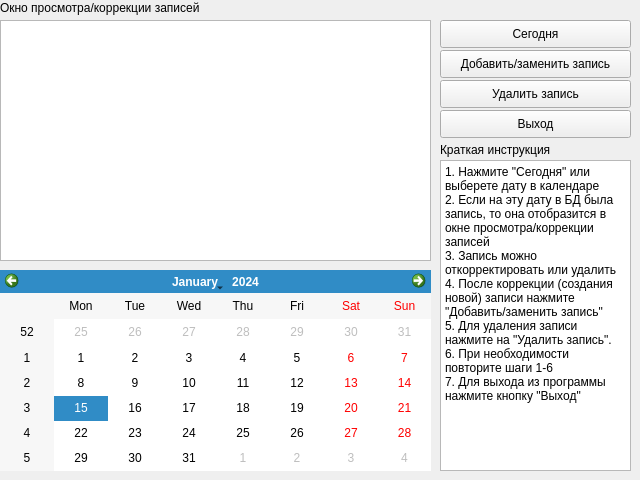
<?xml version="1.0" encoding="UTF-8"?>
<ui version="4.0">
 <class>MainWindow</class>
 <widget class="QMainWindow" name="MainWindow">
  <property name="geometry">
   <rect>
    <x>0</x>
    <y>0</y>
    <width>640</width>
    <height>480</height>
   </rect>
  </property>
  <property name="minimumSize">
   <size>
    <width>640</width>
    <height>480</height>
   </size>
  </property>
  <property name="maximumSize">
   <size>
    <width>640</width>
    <height>480</height>
   </size>
  </property>
  <property name="windowTitle">
   <string>Записная книжка</string>
  </property>
  <widget class="QWidget" name="centralwidget">
   <widget class="QCalendarWidget" name="calendarWidget">
    <property name="geometry">
     <rect>
      <x>0</x>
      <y>270</y>
      <width>431</width>
      <height>201</height>
     </rect>
    </property>
   </widget>
   <widget class="QPushButton" name="pushButton_change">
    <property name="geometry">
     <rect>
      <x>440</x>
      <y>50</y>
      <width>191</width>
      <height>28</height>
     </rect>
    </property>
    <property name="text">
     <string>Добавить/заменить запись</string>
    </property>
   </widget>
   <widget class="QPushButton" name="pushButton_delete">
    <property name="geometry">
     <rect>
      <x>440</x>
      <y>80</y>
      <width>191</width>
      <height>28</height>
     </rect>
    </property>
    <property name="text">
     <string>Удалить запись</string>
    </property>
   </widget>
   <widget class="QPushButton" name="pushButton_exit">
    <property name="geometry">
     <rect>
      <x>440</x>
      <y>110</y>
      <width>191</width>
      <height>28</height>
     </rect>
    </property>
    <property name="text">
     <string>Выход</string>
    </property>
   </widget>
   <widget class="QLabel" name="label_manual">
    <property name="geometry">
     <rect>
      <x>440</x>
      <y>140</y>
      <width>191</width>
      <height>20</height>
     </rect>
    </property>
    <property name="text">
     <string>Краткая инструкция</string>
    </property>
   </widget>
   <widget class="QLabel" name="label_record">
    <property name="geometry">
     <rect>
      <x>0</x>
      <y>0</y>
      <width>401</width>
      <height>16</height>
     </rect>
    </property>
    <property name="text">
     <string>Окно просмотра/коррекции записей</string>
    </property>
   </widget>
   <widget class="QPlainTextEdit" name="plainTextEdit_manual">
    <property name="enabled">
     <bool>true</bool>
    </property>
    <property name="geometry">
     <rect>
      <x>440</x>
      <y>160</y>
      <width>191</width>
      <height>311</height>
     </rect>
    </property>
    <property name="font">
     <font>
      <pointsize>9</pointsize>
     </font>
    </property>
    <property name="plainText">
     <string>1. Нажмите &quot;Сегодня&quot; или выберете дату в календаре
2. Если на эту дату в БД была запись, то она отобразится в окне просмотра/коррекции записей
3. Запись можно откорректировать или удалить
4. После коррекции (создания новой) записи нажмите  &quot;Добавить/заменить запись&quot;
5. Для удаления записи нажмите на &quot;Удалить запись&quot;.
6. При необходимости повторите шаги 1-6
7. Для выхода из программы нажмите кнопку &quot;Выход&quot;</string>
    </property>
   </widget>
   <widget class="QTextEdit" name="textEdit_record">
    <property name="geometry">
     <rect>
      <x>0</x>
      <y>20</y>
      <width>431</width>
      <height>241</height>
     </rect>
    </property>
   </widget>
   <widget class="QPushButton" name="pushButton_today">
    <property name="geometry">
     <rect>
      <x>440</x>
      <y>20</y>
      <width>191</width>
      <height>28</height>
     </rect>
    </property>
    <property name="text">
     <string>Сегодня</string>
    </property>
   </widget>
  </widget>
 </widget>
 <resources/>
 <connections/>
</ui>
